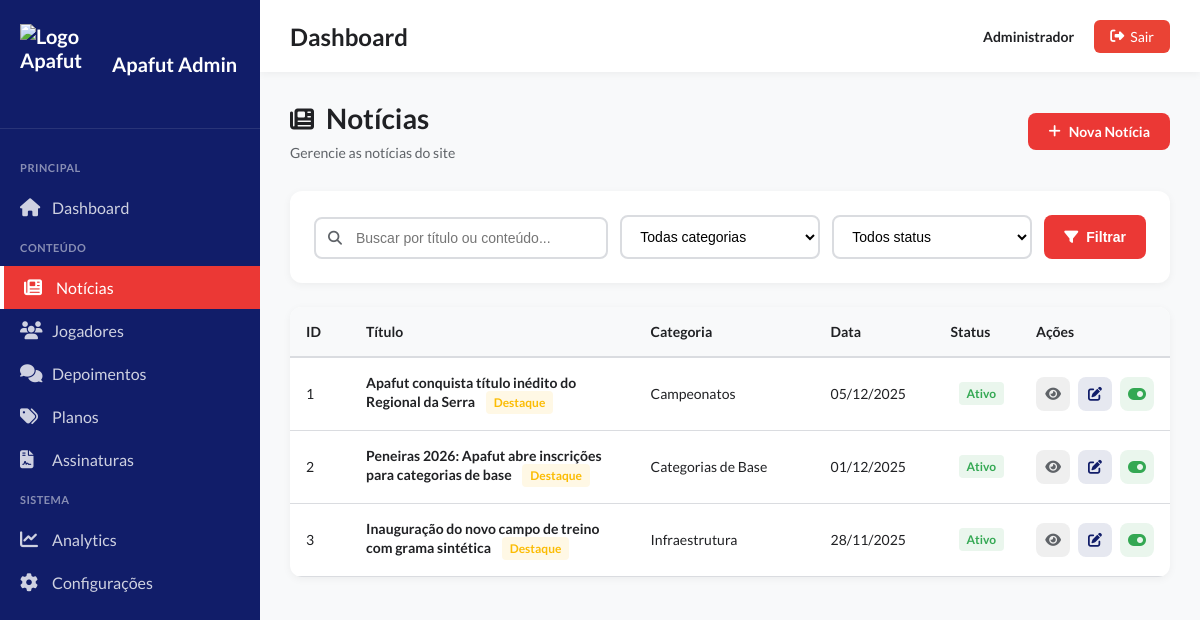
/admin/noticias.php (signed in), run on the app's committed database.
### tables this page shows
CREATE TABLE IF NOT EXISTS noticias (
    id INT AUTO_INCREMENT PRIMARY KEY,
    titulo VARCHAR(255) NOT NULL,
    categoria VARCHAR(50) NOT NULL,
    resumo TEXT NOT NULL,
    conteudo TEXT,
    data_publicacao DATE NOT NULL,
    imagem VARCHAR(255) DEFAULT 'assets/noticia-default.jpg',
    autor VARCHAR(100) DEFAULT 'Redação Apafut',
    tempo_leitura INT DEFAULT 5,
    ativo TINYINT(1) DEFAULT 1,
    destaque TINYINT(1) DEFAULT 0,
    ordem INT DEFAULT 0,
    status VARCHAR(20) DEFAULT 'publicado',
    data_agendamento DATETIME NULL,
    created_at TIMESTAMP DEFAULT CURRENT_TIMESTAMP,
    INDEX idx_status (status),
    INDEX idx_data_agendamento (data_agendamento)
);

### admin/noticias.php (the view, shortened to what this page needs)
<?php
try {
    $conn = getConnection();
    $search = $_GET['search'] ?? '';
    $sql = "SELECT * FROM noticias WHERE 1=1";
    $sql .= " ORDER BY data_publicacao DESC, id DESC";
    $stmt = $conn->prepare($sql);
    $stmt->execute();
    $noticias = $stmt->fetchAll();
} catch (Exception $e) {
    logError('Erro ao buscar notícias', ['error' => $e->getMessage()]);
    $noticias = [];
}
?>
<!DOCTYPE html>
<html lang="pt-br">
<head>
    <link rel="stylesheet" href="assets/css/dashboard.css">
    <link rel="stylesheet" href="assets/css/noticias.css">
</head>
<body>
    <div class="admin-wrapper">
        <?php include 'includes/sidebar.php'; ?>
        <main class="main-content">
            <?php include 'includes/topbar.php'; ?>
            <div class="content">
                <div class="page-header">
                    <div>
                        <h1><i class="fas fa-newspaper"></i> Notícias</h1>
                        <p>Gerencie as notícias do site</p>
                    </div>
                    <a href="noticia-criar.php" class="btn btn-primary">
                        <i class="fas fa-plus"></i> Nova Notícia
                    </a>
                </div>
                <div class="filters-card">
                    <form method="GET" class="filters-form">
                        <div class="filter-group search-group">
                            <i class="fas fa-search"></i>
                            <input type="text" name="search" placeholder="Buscar por título ou conteúdo..." value="<?= htmlspecialchars($search) ?>">
                        </div>
                        <div class="filter-group">
                            <select name="categoria">
                                <option value="">Todas categorias</option>
                            </select>
                        </div>
                        <div class="filter-group">
                            <select name="status">
                                <option value="">Todos status</option>
                            </select>
                        </div>
                        <button type="submit" class="btn btn-primary">
                            <i class="fas fa-filter"></i> Filtrar
                        </button>
                    </form>
                </div>
                <div class="table-card">
                    <table class="data-table">
                        <thead>
                            <tr>
                                <th width="60">ID</th>
                                <th>Título</th>
                                <th width="180">Categoria</th>
                                <th width="120">Data</th>
                                <th width="80">Status</th>
                                <th width="150">Ações</th>
                            </tr>
                        </thead>
                        <tbody>
                            <?php if (empty($noticias)): ?>
                                <tr>
                                    <td colspan="6" class="text-center">Nenhuma notícia encontrada</td>
                                </tr>
                            <?php else: ?>
                                <?php foreach ($noticias as $noticia): ?>
                                    <tr>
                                        <td><?= $noticia['id'] ?></td>
                                        <td>
                                            <strong><?= htmlspecialchars($noticia['titulo']) ?></strong>
                                            <?php if ($noticia['destaque']): ?>
                                                <span class="badge badge-warning">Destaque</span>
                                            <?php endif; ?>
                                        </td>
                                        <td><?= htmlspecialchars($noticia['categoria']) ?></td>
                                        <td><?= date('d/m/Y', strtotime($noticia['data_publicacao'])) ?></td>
                                        <td>
                                            <?php if ($noticia['ativo']): ?>
                                                <span class="badge badge-success">Ativo</span>
                                            <?php else: ?>
                                                <span class="badge badge-danger">Inativo</span>
                                            <?php endif; ?>
                                        </td>
                                        <td>
                                            <div class="action-buttons">
                                                <a href="../noticia.php?id=<?= $noticia['id'] ?>" class="btn-icon btn-secondary" title="Visualizar" target="_blank">
                                                    <i class="fas fa-eye"></i>
                                                </a>
                                                <a href="noticia-editar.php?id=<?= $noticia['id'] ?>" class="btn-icon btn-primary" title="Editar">
                                                    <i class="fas fa-edit"></i>
                                                </a>
                                                <a href="noticia-toggle.php?id=<?= $noticia['id'] ?>" class="btn-icon btn-toggle <?= $noticia['ativo'] ? 'active' : '' ?>"
                                                   title="<?= $noticia['ativo'] ? 'Desativar' : 'Ativar' ?>">
                                                    <i class="fas fa-<?= $noticia['ativo'] ? 'toggle-on' : 'toggle-off' ?>"></i>
                                                </a>
                                            </div>
                                        </td>
                                    </tr>
                                <?php endforeach; ?>
                            <?php endif; ?>
                        </tbody>
                    </table>
                </div>
            </div>
        </main>
    </div>
</body>
</html>

### admin/assets/css/dashboard.css (style rules this page uses)
* { margin: 0; padding: 0; box-sizing: border-box; }
:root { --vermelho-primario: #eb3835; --azul-secundario: #111D69; --success-color: #34a853; --danger-color: #ea4335; --warning-color: #fbbc04; --dark-bg: #1f1f1f; --light-bg: #f8f9fa; --sidebar-bg: #111D69; --text-dark: #202124; --text-light: #5f6368; --border-color: #dadce0; }
body { font-family: 'Lato', -apple-system, BlinkMacSystemFont, 'Segoe UI', Roboto, sans-serif; background: var(--light-bg); color: var(--text-dark); }
.admin-wrapper { display: flex; min-height: 100vh; }
.main-content { flex: 1; margin-left: 260px; min-height: 100vh; }
.content { padding: 30px; }

### admin/assets/css/noticias.css (style rules this page uses)
.page-header { display: flex; justify-content: space-between; align-items: center; margin-bottom: 30px; }
.page-header h1 { font-size: 28px; font-weight: 700; display: flex; align-items: center; gap: 12px; margin-bottom: 8px; line-height: 1.2; }
.page-header h1 i { font-size: 24px; display: flex; align-items: center; }
.page-header p { color: var(--text-light); font-size: 14px; }
.btn { padding: 10px 20px; border: none; border-radius: 8px; font-size: 14px; font-weight: 600; cursor: pointer; transition: all 0.3s; display: inline-flex; align-items: center; gap: 8px; text-decoration: none; }
.btn-primary { background: var(--vermelho-primario); color: white; }
.btn-secondary { background: var(--text-dark); color: white; }
.filters-card { background: white; padding: 24px; border-radius: 12px; margin-bottom: 24px; box-shadow: 0 2px 8px rgba(0, 0, 0, 0.05); }
.filters-form { display: flex; gap: 12px; flex-wrap: wrap; align-items: flex-end; }
.filter-group { flex: 1; min-width: 200px; }
.search-group { flex: 2; position: relative; }
.search-group i { position: absolute; left: 14px; top: 50%; transform: translateY(-50%); color: var(--text-light); font-size: 14px; }
.search-group input { padding-left: 40px !important; }
.filter-group input, .filter-group select { width: 100%; padding: 11px 14px; border: 2px solid var(--border-color); border-radius: 8px; font-size: 14px; transition: all 0.3s; background: white; }
.filter-group select { cursor: pointer; }
.filters-form .btn { flex-shrink: 0; height: 44px; align-self: flex-end; }
.filters-form .btn-primary { background: var(--vermelho-primario); color: white; }
.table-card { background: white; border-radius: 12px; box-shadow: 0 2px 8px rgba(0, 0, 0, 0.05); overflow: hidden; }
.data-table { width: 100%; border-collapse: collapse; }
.data-table thead { background: var(--light-bg); }
.data-table th { padding: 16px; text-align: left; font-size: 14px; font-weight: 600; color: var(--text-dark); border-bottom: 2px solid var(--border-color); }
.data-table td { padding: 16px; font-size: 14px; border-bottom: 1px solid var(--border-color); }
.badge { display: inline-block; padding: 4px 8px; border-radius: 4px; font-size: 12px; font-weight: 600; margin-left: 8px; }
.badge-success { background: rgba(52, 168, 83, 0.1); color: var(--success-color); }
.badge-warning { background: rgba(251, 188, 4, 0.1); color: var(--warning-color); }
.action-buttons { display: flex; gap: 8px; justify-content: center; }
.btn-icon { width: 34px; height: 34px; display: inline-flex; align-items: center; justify-content: center; border-radius: 8px; background: var(--light-bg); color: var(--text-dark); text-decoration: none; transition: all 0.3s; border: none; cursor: pointer; font-size: 14px; }
.btn-icon.btn-primary { background: rgba(17, 29, 105, 0.1); color: var(--azul-secundario); }
.btn-icon.btn-secondary { background: rgba(95, 99, 104, 0.1); color: var(--text-light); }
.btn-icon.btn-toggle { background: rgba(234, 67, 53, 0.1); color: var(--danger-color); font-size: 16px; }
.btn-icon.btn-toggle.active { background: rgba(52, 168, 83, 0.1); color: var(--success-color); }

### data on the page
noticias: id "1", titulo "Apafut conquista título inédito do Regional da Serra", destaque "Destaque", categoria "Campeonatos", data_publicacao "05/12/2025", ativo "Ativo"
noticias: id "2", titulo "Peneiras 2026: Apafut abre inscrições para categorias de base", destaque "Destaque", categoria "Categorias de Base", data_publicacao "01/12/2025", ativo "Ativo"
noticias: id "3", titulo "Inauguração do novo campo de treino com grama sintética", destaque "Destaque", categoria "Infraestrutura", data_publicacao "28/11/2025", ativo "Ativo"

### other printed values
$pageTitle "Dashboard"
$user['nome'] "Administrador"
